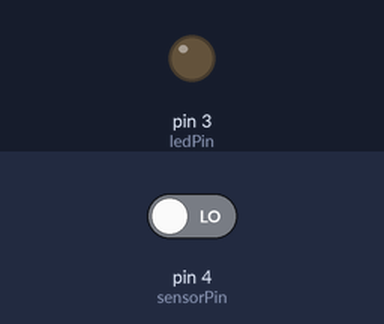
Recording of a sketch running on a simulated Arduino Uno, built with avr-gcc and run on an emulated ATmega328P. Parts: output pins drawn as LEDs (lit = HIGH). Dashed ring = blinking. The test bench sets the inputs (shaded band); at power-on: pin 4 (sensorPin) LOW.

Above: at 1.2 s.
1.3 s: pin 4 (sensorPin) driven HIGH
At 1.55 s:
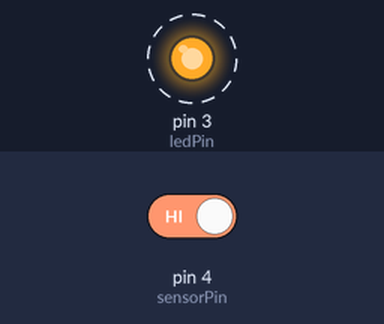
4.3 s: pin 4 (sensorPin) driven LOW
At 4.3 s:
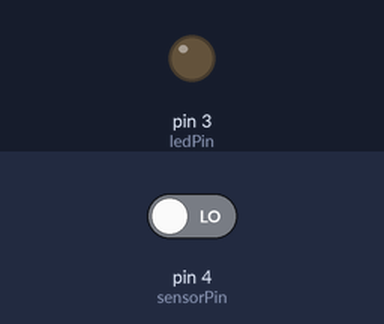
Timing chart, 0 to 7.3 s (numbered marks = the images above; inputs shaded):
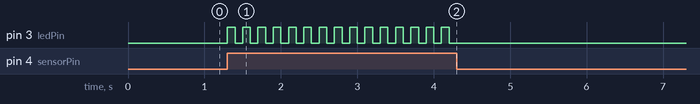

Measured:
- after the input at 1.3 s, pin 3 (ledPin): alternates HIGH for 0.10 s and LOW for 0.10 s, starting at once
- after the input at 4.3 s, pin 3 (ledPin): stops changing and stays LOW

The sketch:

SesSensoruLedYakma.ino
```cpp
int sensorPin=4;
int ledPin=3;

int senDeger=0;
int durum=0;

void setup() {
  pinMode(sensorPin, INPUT);
  pinMode(ledPin, OUTPUT);
  Serial.begin(9600);
}

void loop() {
  senDeger=digitalRead(sensorPin);
  if(senDeger==1){
    int g= digitalRead(ledPin);
    digitalWrite(ledPin, !g);
    delay(100);
  }

}
```
